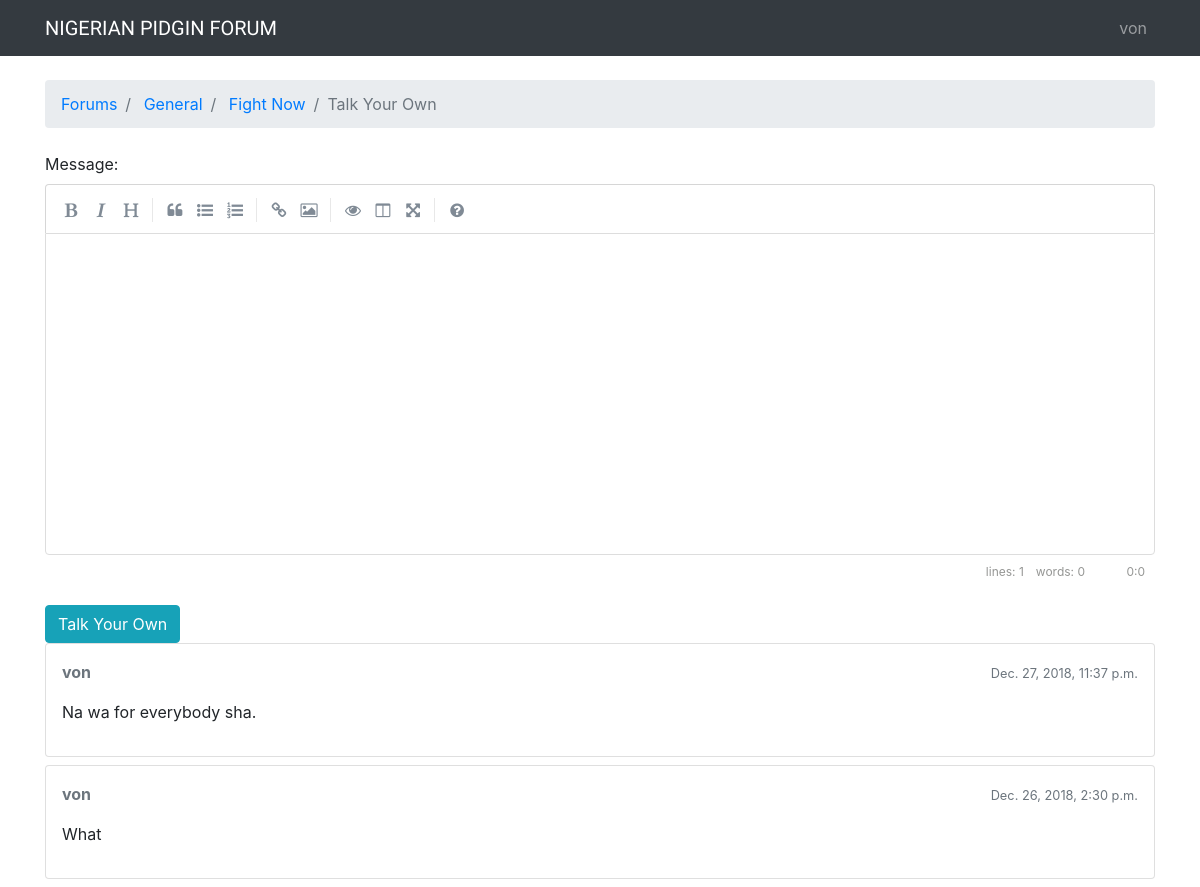
Before: /boards/1/topics/4/reply/ (signed in) with the older database file.
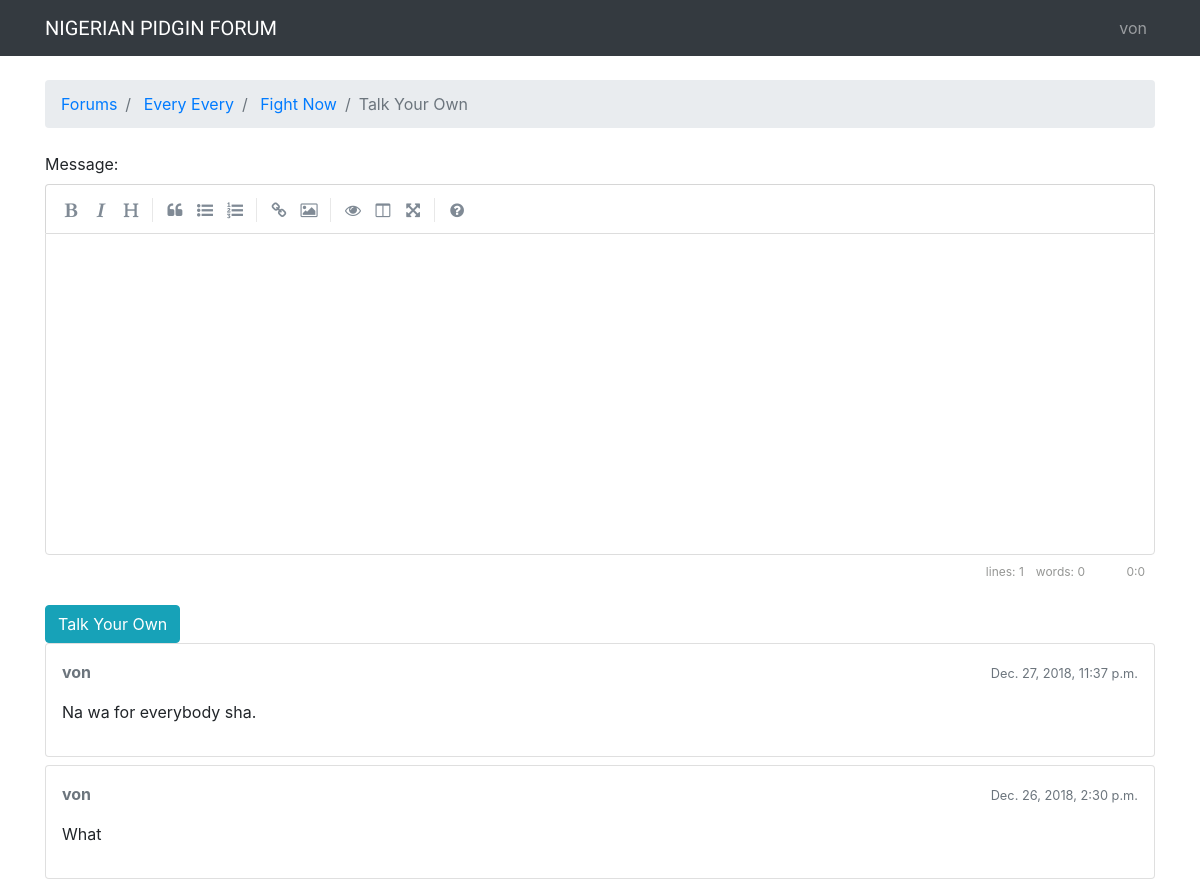
After: the same page with the newer database file.
### boards/models.py (models this page shows, shortened)
class Topic(models.Model):
	subject = models.CharField(max_length=250)
	last_updated = models.DateTimeField(auto_now_add=True)
	board = models.ForeignKey(Board, on_delete=models.CASCADE, related_name='topics')
	starter = models.ForeignKey(User, on_delete=models.CASCADE, related_name='topics')
	views = models.PositiveIntegerField(default=0)
	def get_last_ten_posts(self):
		return self.posts.order_by('-created_at') [:10]

class Board(models.Model):
	name = models.CharField(max_length=40, unique=True)
	description = models.CharField(max_length=150)

### boards/views.py (the view)
# urls.py: path('boards/<int:pk>/topics/<topic_pk>/reply/', reply_topic, name='reply_topic'),
@login_required
def reply_topic(request, pk, topic_pk):
	topic = get_object_or_404(Topic, board__pk=pk, pk=topic_pk)
	if request.method == 'POST':
		form = PostForm(request.POST)
		if form.is_valid():
			post = form.save(commit=False)
			post.topic = topic
			post.created_by = request.user
			post.save()
			topic.last_updated = timezone.now()
			topic.save()
			return redirect ('topic_posts', pk=pk, topic_pk=topic.pk)
	else:
		form = PostForm()
	return render (request, 'reply_topic.html', {'topic': topic, 'form': form})

### boards/models.py (called while the page is built)
	def get_message_as_markdown(self):
		return mark_safe(markdown(self.message, safe_mode='escape'))

### boards/templatetags/form_tags.py (called while the page is built)
@register.filter
def input_class(bound_field):
	css_class = ''
	if bound_field.form.is_bound:
		if bound_field.errors:
			css_class = 'is-invalid'
		elif field_type(bound_field) != 'PasswordInput':
			css_class = 'is-valid'
	return 'form-control {}'.format(css_class)

### templates/reply_topic.html (shortened to what this page needs)
{% extends 'base.html' %}
{% load static %}
{% block stylesheet %}
    <link rel="stylesheet" href="{% static 'boards/css/simplemde.min.css' %}">
{% endblock %}
{% block breadcrumb %}
<li class="breadcrumb-item"> <a href="{% url 'home' %}"> Forums </a> </li>
<li class="breadcrumb-item"> <a href="{% url 'board_topics' topic.board.pk %}"> {{topic.board.name}} </a> </li>
<li class="breadcrumb-item"> <a href="{% url 'topic_posts' topic.board.pk topic.pk %}"> {{topic.subject}} </a> </li>
<li class="breadcrumb-item active">Talk Your Own</li>
{% endblock %}
{% block content %}
    <form method="post" novalidate>
        {% include 'includes/form.html' %}
        <button type="submit" class="btn btn-info">Talk Your Own</button>
    </form>
    {% for post in topic.get_last_ten_posts %}
        <div class="card mb-2">
    	    <div class="card-body p-3">
                <div class="row mb-3">
            	    <div class="col-6">
                        <strong class="text-muted">{{ post.created_by.username }}</strong>
                    </div>
                    <div class="col-6 text-right">
                        <small class="text-muted">{{ post.created_at }}</small>
                    </div>
                </div>
                {{ post.get_message_as_markdown }}
            </div>
        </div>
    {% endfor %}
{% endblock %}

Changed rows visible on the page:
changed Topic "Fight Now": board.name "General" → "Every Every"
